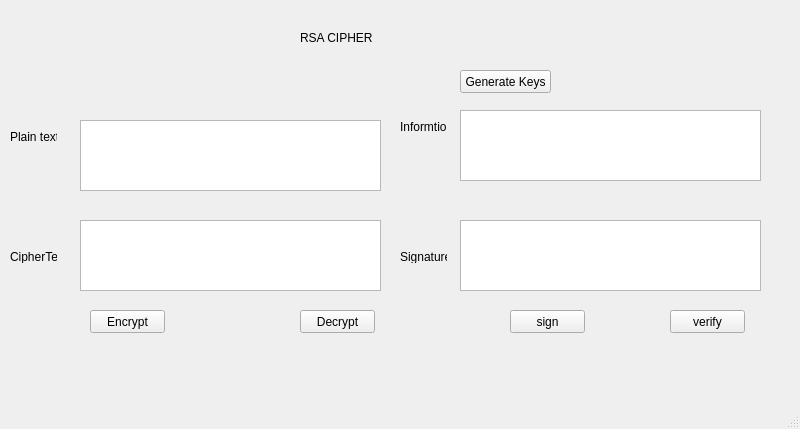
<?xml version="1.0" encoding="UTF-8"?>
<ui version="4.0">
 <class>MainWindow</class>
 <widget class="QMainWindow" name="MainWindow">
  <property name="geometry">
   <rect>
    <x>0</x>
    <y>0</y>
    <width>800</width>
    <height>429</height>
   </rect>
  </property>
  <property name="windowTitle">
   <string>MainWindow</string>
  </property>
  <widget class="QWidget" name="centralwidget">
   <widget class="QPlainTextEdit" name="txt_plaintext">
    <property name="geometry">
     <rect>
      <x>80</x>
      <y>120</y>
      <width>301</width>
      <height>71</height>
     </rect>
    </property>
   </widget>
   <widget class="QPlainTextEdit" name="txt_ciphertext">
    <property name="geometry">
     <rect>
      <x>80</x>
      <y>220</y>
      <width>301</width>
      <height>71</height>
     </rect>
    </property>
   </widget>
   <widget class="QPlainTextEdit" name="txt_signature">
    <property name="geometry">
     <rect>
      <x>460</x>
      <y>220</y>
      <width>301</width>
      <height>71</height>
     </rect>
    </property>
   </widget>
   <widget class="QPlainTextEdit" name="txt_information">
    <property name="geometry">
     <rect>
      <x>460</x>
      <y>110</y>
      <width>301</width>
      <height>71</height>
     </rect>
    </property>
   </widget>
   <widget class="QLabel" name="label">
    <property name="geometry">
     <rect>
      <x>300</x>
      <y>30</y>
      <width>121</width>
      <height>16</height>
     </rect>
    </property>
    <property name="text">
     <string>RSA CIPHER</string>
    </property>
   </widget>
   <widget class="QPushButton" name="btn_generatekeys">
    <property name="geometry">
     <rect>
      <x>460</x>
      <y>70</y>
      <width>91</width>
      <height>23</height>
     </rect>
    </property>
    <property name="text">
     <string>Generate Keys</string>
    </property>
   </widget>
   <widget class="QPushButton" name="btn_encrytpt">
    <property name="geometry">
     <rect>
      <x>90</x>
      <y>310</y>
      <width>75</width>
      <height>23</height>
     </rect>
    </property>
    <property name="text">
     <string>Encrypt</string>
    </property>
   </widget>
   <widget class="QPushButton" name="btn_decrypt">
    <property name="geometry">
     <rect>
      <x>300</x>
      <y>310</y>
      <width>75</width>
      <height>23</height>
     </rect>
    </property>
    <property name="text">
     <string>Decrypt</string>
    </property>
   </widget>
   <widget class="QPushButton" name="btn_sign">
    <property name="geometry">
     <rect>
      <x>510</x>
      <y>310</y>
      <width>75</width>
      <height>23</height>
     </rect>
    </property>
    <property name="text">
     <string>sign</string>
    </property>
   </widget>
   <widget class="QPushButton" name="brn_verify">
    <property name="geometry">
     <rect>
      <x>670</x>
      <y>310</y>
      <width>75</width>
      <height>23</height>
     </rect>
    </property>
    <property name="text">
     <string>verify</string>
    </property>
   </widget>
   <widget class="QLabel" name="label_2">
    <property name="geometry">
     <rect>
      <x>10</x>
      <y>130</y>
      <width>47</width>
      <height>13</height>
     </rect>
    </property>
    <property name="text">
     <string>Plain text</string>
    </property>
   </widget>
   <widget class="QLabel" name="label_3">
    <property name="geometry">
     <rect>
      <x>10</x>
      <y>250</y>
      <width>47</width>
      <height>13</height>
     </rect>
    </property>
    <property name="text">
     <string>CipherText</string>
    </property>
   </widget>
   <widget class="QLabel" name="label_4">
    <property name="geometry">
     <rect>
      <x>400</x>
      <y>250</y>
      <width>47</width>
      <height>13</height>
     </rect>
    </property>
    <property name="text">
     <string>Signature:</string>
    </property>
   </widget>
   <widget class="QLabel" name="label_5">
    <property name="geometry">
     <rect>
      <x>400</x>
      <y>120</y>
      <width>47</width>
      <height>13</height>
     </rect>
    </property>
    <property name="text">
     <string>Informtion:</string>
    </property>
   </widget>
  </widget>
  <widget class="QMenuBar" name="menubar">
   <property name="geometry">
    <rect>
     <x>0</x>
     <y>0</y>
     <width>800</width>
     <height>21</height>
    </rect>
   </property>
  </widget>
  <widget class="QStatusBar" name="statusbar"/>
 </widget>
 <resources/>
 <connections/>
</ui>
